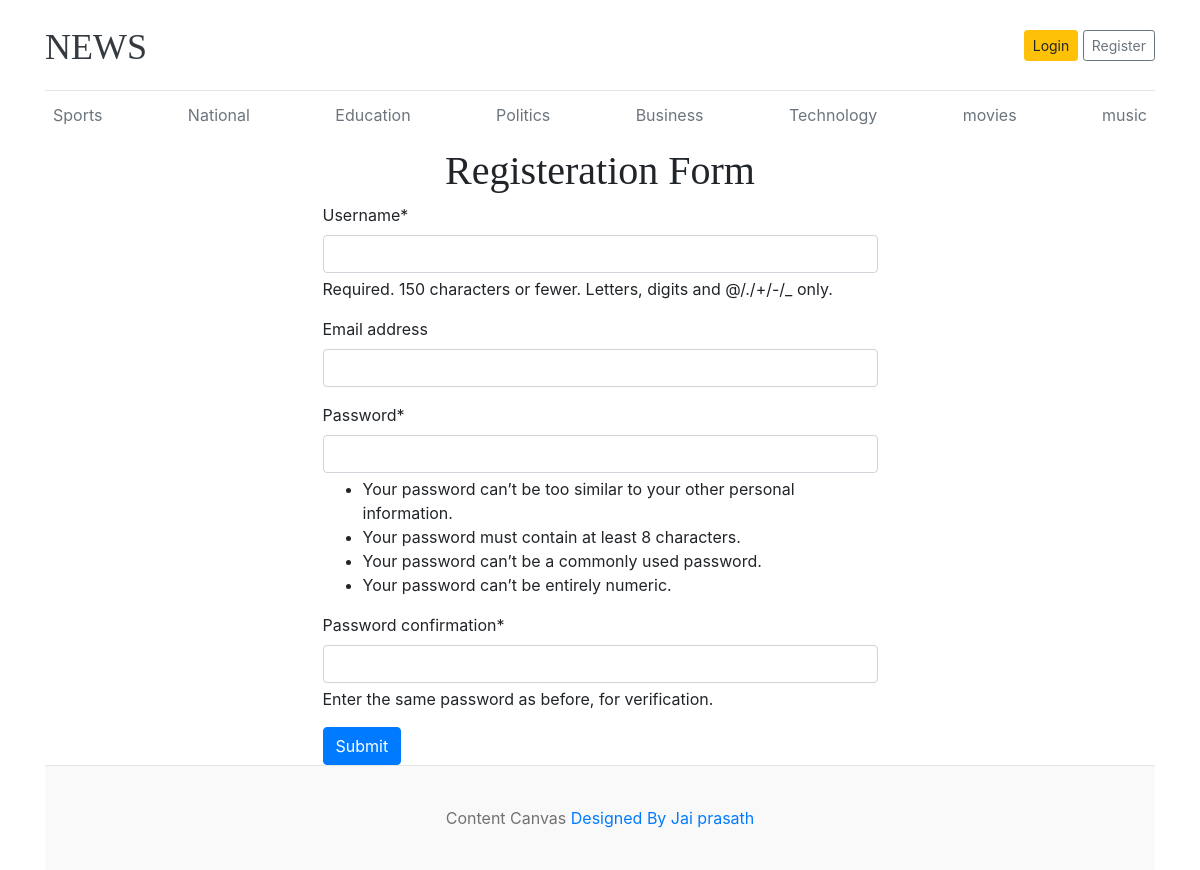
Screenshot of /register/ with the database file from the repository.
### news/models.py (models this page shows)
class categories(models.Model):
    category=models.CharField(max_length=50)
    createdat=models.DateTimeField(auto_now_add=True)
    updatedat=models.DateTimeField(auto_now=True)
    def __str__(self):
        return self.category

### news/views.py (the view)
# urls.py: path('register/', views.register, name='register')
def register(request):
    if request.method=='POST':
        form=RegisterationForm(request.POST)
        if form.is_valid():
            form.save()
            return HttpResponse('registeration done...')
    else:
        form=RegisterationForm()
    context={
        'form':form
    }
    return render(request, "register.html", context)

### news/form.py
class RegisterationForm(UserCreationForm):
    class Meta:
        model=User
        fields=['username','email','password1','password2']

### news/context_processor.py (called while the page is built)
def get_categories(request):
    d={
        'categories':categories.objects.all()
    }
    return d

### templates/register.html (shortened to what this page needs)
{% extends "main.html" %}
{% block content %}
{% load crispy_forms_tags %}
<h1 style="text-align:center;">Registeration Form</h1>
<form action=" {% url "register" %}" method='POST' style='width:50%; margin:auto;'>
    {{form|crispy}}
    <button class="btn btn-primary" >Submit</button>
</form>
{% endblock content %}

### templates/main.html (shortened to what this page needs)
{% load static  %}
<!DOCTYPE html>
<html lang="en">
<head>
    <link href="https://getbootstrap.com/docs/4.0/dist/css/bootstrap.min.css" rel="stylesheet">
    <link href="{% static "main.css" %}" rel="stylesheet">
  </head>
<body>
    <div class="container">
      <header class="blog-header py-3">
        <div class="row flex-nowrap justify-content-between align-items-center">
          <div class="col-8 pt-1">
            <a class="blog-header-logo text-dark" href="/">NEWS</a>
          </div>
          <div class="col-4 d-flex justify-content-end align-items-center">
            <a class="btn btn-sm btn-warning" href="#">Login</a> &nbsp;
            <a class="btn btn-sm btn-outline-secondary" href="{% url "register" %}">Register</a>
          </div>
        </div>
      </header>
      <div class="nav-scroller py-1 mb-2">
        <nav class="nav d-flex justify-content-between">
          {% for category in categories %}
          <a class="p-2 text-muted" href="{% url "post_by_category" category %}">{{category}}</a>
          {% endfor %}
        </nav>
      </div>
  {% block content %}{% endblock content %}
<footer class="blog-footer">
  <p>Content Canvas  <a href="#">Designed By Jai prasath</a></p>
</footer>
</body>
</html>

### static/main.css (style rules this page uses)
.blog-header { border-bottom: 1px solid #e5e5e5; }
.blog-header-logo { font-family: "Playfair Display", Georgia, "Times New Roman", serif; font-size: 2.25rem; }
h1, h2, h3, h4, h5, h6 { font-family: "Playfair Display", Georgia, "Times New Roman", serif; }
.blog-footer { padding: 2.5rem 0; color: #727272; text-align: center; background-color: #f9f9f9; border-top: .05rem solid #e5e5e5; }
.blog-footer p:last-child { margin-bottom: 0; }

### rows the page displays
categories: category "Sports"
categories: category "National"
categories: category "Education"
categories: category "Politics"
categories: category "Business"
categories: category "Technology"
categories: category "movies"
categories: category "music"
